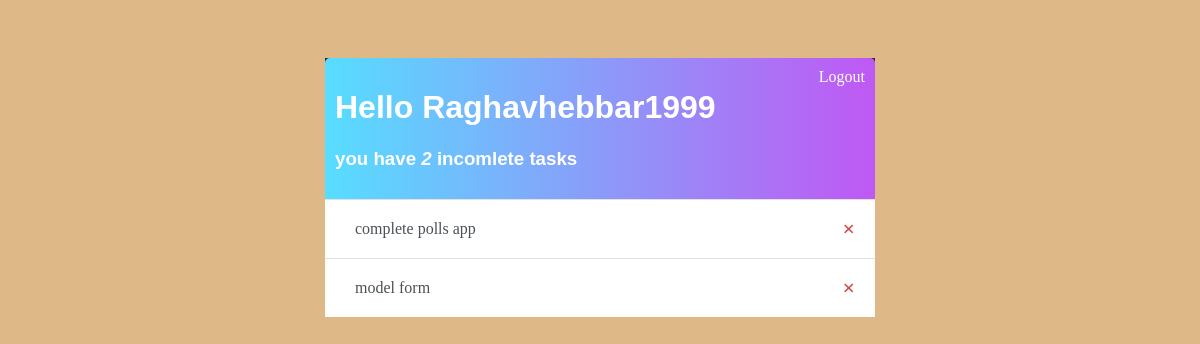
Page / (signed in) on the earlier database version.
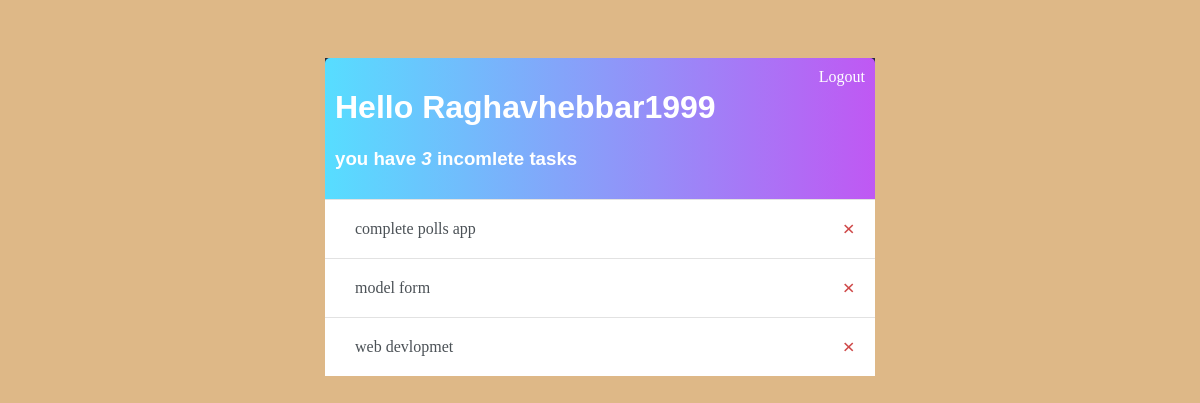
Same page on the later database version.
### todo/models.py (models this page shows)
class Task(models.Model):
    user = models.ForeignKey(User, on_delete = models.CASCADE, null = True, blank= True)
    title = models.CharField(max_length= 200)
    description =  models.TextField(null = True, blank= True)
    complete = models.BooleanField(default=False)
    create = models.DateTimeField(auto_now_add=True)
    def __str__(self):
        return self.title
    class Meta:
        ordering = ['complete']

### todo/views.py (the view)
# urls.py: path('',TaskList.as_view() , name = 'tasks'),
class TaskList(LoginRequiredMixin, ListView):
    model  = Task
    context_object_name = 'tasks'
    def get_context_data(self,**kwargs):
        context = super().get_context_data(**kwargs)
        context['tasks'] = context['tasks'].filter(user= self.request.user)
        context['count'] = context['tasks'].filter(complete = False).count()
        search_input = self.request.GET.get('search-area') or ''
        if search_input:
            context['tasks'] = context['tasks'].filter(title__icontains = search_input)
        context['search_input'] = search_input
        return context

### todo/templates/todo/task_list.html (shortened to what this page needs)
{% extends 'todo/main.html' %}
{% block content %}
<div class="Header-bar">
    <div>
        <h1>Hello {{request.user|title}}</h1>
        <h3> you have <i> {{count}} </i> incomlete task{{count|pluralize:"s"}}</h3>
    </div>
    {% if request.user.is_authenticated %}
    <a href="{% url 'logout' %}">Logout</a>
    {% else %}
    <a href="{%  url 'login' %}" >Login</a>
    {% endif %}
</div>
<div class="task-items-wrapper">
    {% for task in tasks %}
    <div class="task-wrapper">
        {% if task.complete %}
        <div class="task-title">
            <div class="task-complete-icon"></div>
            <i><s><a href="{% url 'task-update' task.id %}"></a></s></i>
        </div>
        <a class="delete-link" href="{% url 'task-delete' task.id %}"> &#215;</a>
        {% else %}
        <div class="task-title">
            <a href="{% url 'task-update' task.id %}">{{task}}</a>
        </div>
        <a class="delete-link" href="{% url 'task-delete' task.id %}"> &#215;</a>
        {% endif %}
    </div>
        {% empty %}
            <h3>No items in list </h3>
        {% endfor %}
</div>
{% endblock content %}

### todo/templates/todo/main.html (shortened to what this page needs)
{% load static %}
<!DOCTYPE html>
<html>
    <head>
        <link rel="stylesheet" href="{% static 'css/style.css' %}">
    </head>
    <body>
        <div class="container">
            {% block content %}
            {% endblock content %}
        </div>
    </body>
</html>

### todo/static/css/style.css (style rules this page uses)
body { background-color: burlywood; padding-top:50px ; }
h1,h2,h3,h4,h5,h6 { font-family: 'Josefin Sans', sans-serif; }
.container { max-width: 550px; margin: auto; background-color : hsl(235, 24%, 19%); color: white; }
a, p { color: #4b5156; }
.Header-bar { display: flex; justify-content: space-between; color: #fff; padding: 10px; border-radius: 5px 5px 0 0; background-image: linear-gradient(to right, hsl(192, 100%, 67%), hsl(280, 87%, 65%)); }
.Header-bar a { color: white; text-decoration: none; }
.task-wrapper { display: flex; align-items: center; justify-content: space-between; padding: 20px; background-color: white; border-top: 1px solid rgb(226, 226, 226); }
.task-title { display: flex; }
.task-title a { text-decoration: none; color: #4b5156; margin-left: 10px; }
.delete-link { text-decoration: none; font-weight: 900; color: #cf4949; font-size: 22px; line-height: 0; }

Differences in the rows shown:
added Task: title "web devlopmet"
Other differences:
{{ count }}: "2" → "3"
